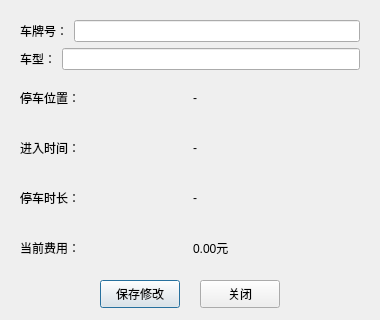
<?xml version="1.0" encoding="UTF-8"?>
<ui version="4.0">
 <class>CarDetailDialog</class>
 <widget class="QDialog" name="CarDetailDialog">
  <property name="geometry">
   <rect>
    <x>0</x>
    <y>0</y>
    <width>380</width>
    <height>320</height>
   </rect>
  </property>
  <property name="windowTitle">
   <string>车辆详情</string>
  </property>
  <property name="styleSheet">
   <string notr="true"></string>
  </property>
  <widget class="QWidget" name="verticalLayoutWidget">
   <property name="geometry">
    <rect>
     <x>20</x>
     <y>20</y>
     <width>340</width>
     <height>250</height>
    </rect>
   </property>
   <layout class="QVBoxLayout" name="verticalLayout">
    <item>
     <layout class="QHBoxLayout" name="horizontalLayout">
      <item>
       <widget class="QLabel" name="label">
        <property name="text">
         <string>车牌号：</string>
        </property>
       </widget>
      </item>
      <item>
       <widget class="QLineEdit" name="carNumEdit"/>
      </item>
     </layout>
    </item>
    <item>
     <layout class="QHBoxLayout" name="horizontalLayout_2">
      <item>
       <widget class="QLabel" name="label_2">
        <property name="text">
         <string>车型：</string>
        </property>
       </widget>
      </item>
      <item>
       <widget class="QLineEdit" name="carStyleEdit"/>
      </item>
     </layout>
    </item>
    <item>
     <layout class="QHBoxLayout" name="horizontalLayout_3">
      <item>
       <widget class="QLabel" name="label_3">
        <property name="text">
         <string>停车位置：</string>
        </property>
       </widget>
      </item>
      <item>
       <widget class="QLabel" name="positionLabel">
        <property name="text">
         <string>-</string>
        </property>
       </widget>
      </item>
     </layout>
    </item>
    <item>
     <layout class="QHBoxLayout" name="horizontalLayout_4">
      <item>
       <widget class="QLabel" name="label_4">
        <property name="text">
         <string>进入时间：</string>
        </property>
       </widget>
      </item>
      <item>
       <widget class="QLabel" name="enterTimeLabel">
        <property name="text">
         <string>-</string>
        </property>
       </widget>
      </item>
     </layout>
    </item>
    <item>
     <layout class="QHBoxLayout" name="horizontalLayout_5">
      <item>
       <widget class="QLabel" name="label_5">
        <property name="text">
         <string>停车时长：</string>
        </property>
       </widget>
      </item>
      <item>
       <widget class="QLabel" name="durationLabel">
        <property name="text">
         <string>-</string>
        </property>
       </widget>
      </item>
     </layout>
    </item>
    <item>
     <layout class="QHBoxLayout" name="horizontalLayout_6">
      <item>
       <widget class="QLabel" name="label_6">
        <property name="text">
         <string>当前费用：</string>
        </property>
       </widget>
      </item>
      <item>
       <widget class="QLabel" name="feeLabel">
        <property name="text">
         <string>0.00元</string>
        </property>
       </widget>
      </item>
     </layout>
    </item>
   </layout>
  </widget>
  <widget class="QPushButton" name="saveBtn">
   <property name="geometry">
    <rect>
     <x>100</x>
     <y>280</y>
     <width>80</width>
     <height>28</height>
    </rect>
   </property>
   <property name="text">
    <string>保存修改</string>
   </property>
  </widget>
  <widget class="QPushButton" name="closeBtn">
   <property name="geometry">
    <rect>
     <x>200</x>
     <y>280</y>
     <width>80</width>
     <height>28</height>
    </rect>
   </property>
   <property name="text">
    <string>关闭</string>
   </property>
  </widget>
 </widget>
 <resources/>
 <connections/>
</ui>
